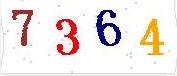
#> input picture test.png, 177 x 76 px, given in place of a.jpg, which was not available
$ python V.py   (Python 2 division)
#> lines starting #> are read from the running program, lines starting #| are printed output that depends on the picture; after the words box and inside, x2 and y2 are one past the last pixel; in counts of white or black regions, pixels touching at a corner belong together; pictures that were not available may be replaced by others from this repository, and a replacement may not be noted
### pytesser_v0.0.1/util.py
"""Utility functions for processing images for delivery to Tesseract"""

import os

def image_to_scratch(im, scratch_image_name):
	"""Saves image in memory to scratch file.  .bmp format will be read correctly by Tesseract"""
	im.save(scratch_image_name, dpi=(200,200))

# [5 lines left out: function retrieve_text, not called in this run]

def perform_cleanup(scratch_image_name, scratch_text_name_root):
	"""Clean up temporary files from disk"""
	for name in (scratch_image_name, scratch_text_name_root + '.txt', "tesseract.log"):
		try:
			os.remove(name)
		except OSError:
			pass

### pytesser_v0.0.1/pytesser.py
"""OCR in Python using the Tesseract engine from Google
http://code.google.com/p/pytesser/
by Michael J.T. O'Kelly
V 0.0.1, 3/10/07"""

import Image
import subprocess

import util
import errors

tesseract_exe_name = 'tesseract' # Name of executable to be called at command line
scratch_image_name = "temp.bmp" # This file must be .bmp or other Tesseract-compatible format
scratch_text_name_root = "temp" # Leave out the .txt extension
cleanup_scratch_flag = True  # Temporary files cleaned up after OCR operation

def call_tesseract(input_filename, output_filename):
	"""Calls external tesseract.exe on input file (restrictions on types),
	outputting output_filename+'txt'"""
	args = [tesseract_exe_name, input_filename, output_filename]
	proc = subprocess.Popen(args)
	retcode = proc.wait()
	if retcode!=0:
		errors.check_for_errors()

def image_to_string(im, cleanup = cleanup_scratch_flag):
	"""Converts im to file, applies tesseract, and fetches resulting text.
	If cleanup=True, delete scratch files after operation."""
	try:
		util.image_to_scratch(im, scratch_image_name)
		call_tesseract(scratch_image_name, scratch_text_name_root)
		text = util.retrieve_text(scratch_text_name_root)
	finally:
		if cleanup:
			util.perform_cleanup(scratch_image_name, scratch_text_name_root)
	return text

# [18 lines left out: function image_file_to_string, not called in this run]


# [13 lines that do not run on import are left out]

### V.py
import os,Image
from pytesser import *
from PIL import *

os.chdir('C:\\')
im=Image.open('a.jpg')
#> im is the input picture: PIL image 177x76 RGBA; mean R, G, B, A 239.7, 231.1, 229.1, 255
print im.size[0]
#| 177
print im.size[1]
#| 76
box=im.copy()
box=(3,2,47,23)
region=im.crop(box)
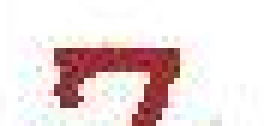
#> region: PIL image 44x21 RGBA (shown 6 times larger); mean R, G, B, A 234.1, 218.6, 218.3, 255

imgry=region.convert('L')
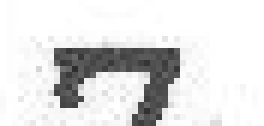
#> imgry: PIL image 44x21 L (shown 6 times larger); min 45, max 255, mean 223.2
threshold=138
table=[]
for i in range(256):
    if i<threshold:
        table.append(0)
    else:
        table.append(1)
out=imgry.point(table,'1')
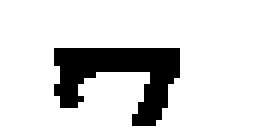
#> out: PIL image 44x21 1 (shown 6 times larger); 84.1% white; 1 black region, box (x1, y1, x2, y2) and area: (9, 8, 30, 21) 147
print image_to_string(out)
#> (the run stopped early here; a loop or call above may not have finished)
